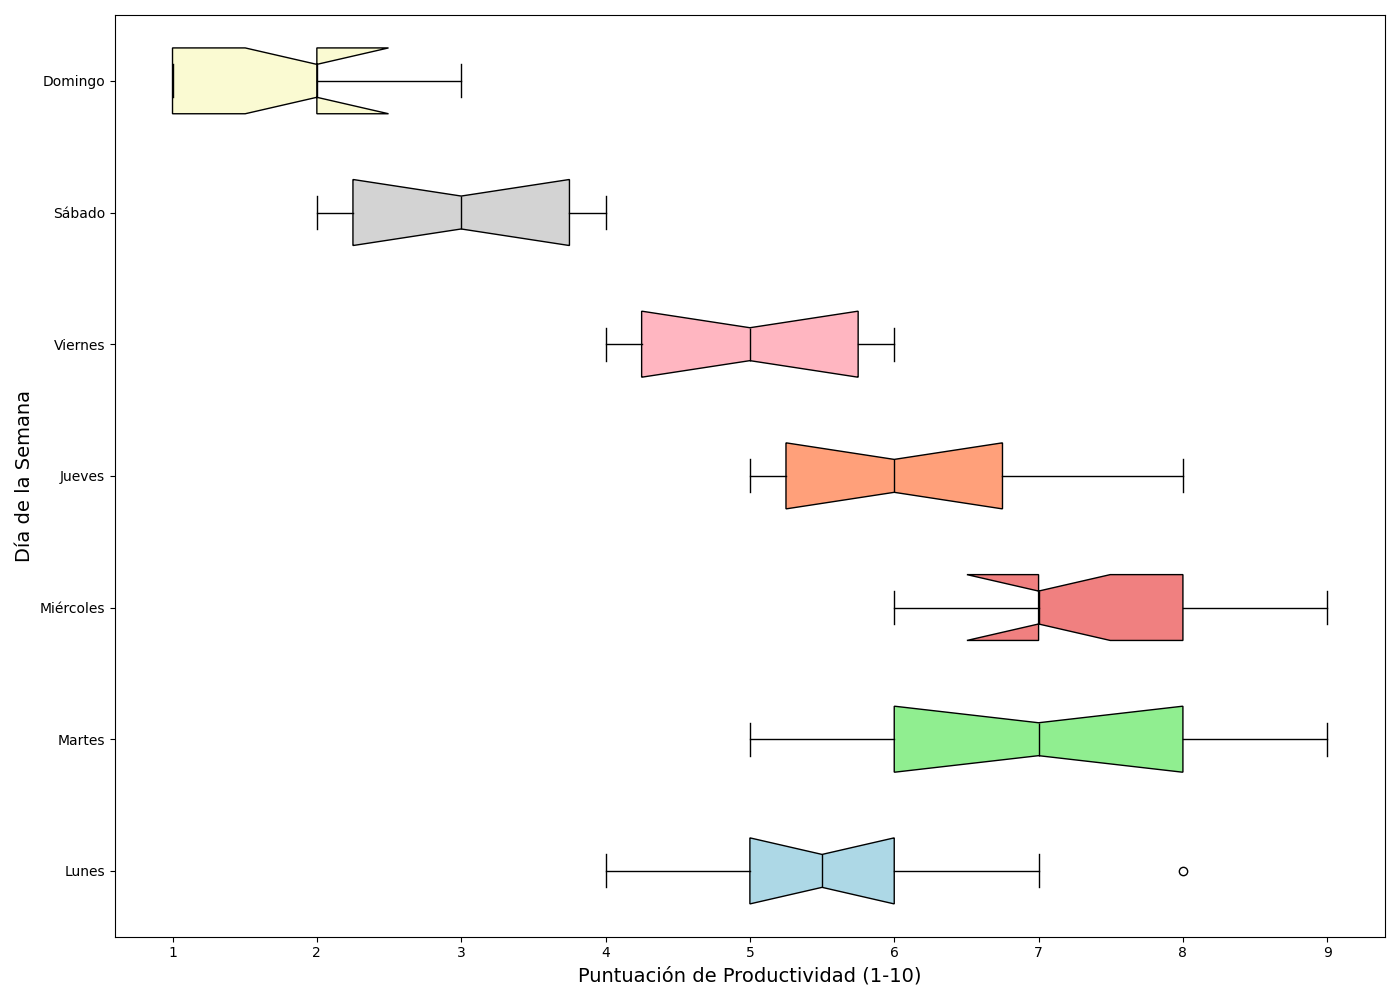

This chart was generated by the following Python code:
import matplotlib.pyplot as plt

productivity_data = {
    'Lunes': [4, 5, 6, 5, 7, 8, 5, 6, 4, 6],
    'Martes': [6, 7, 5, 6, 8, 9, 7, 6, 8, 9],
    'Miércoles': [7, 8, 6, 7, 9, 9, 7, 8, 6, 7],
    'Jueves': [5, 6, 5, 6, 7, 7, 8, 6, 5, 6],
    'Viernes': [4, 5, 4, 5, 6, 6, 5, 4, 5, 6],
    'Sábado': [2, 3, 2, 4, 3, 4, 3, 2, 3, 4],
    'Domingo': [1, 2, 1, 3, 2, 2, 3, 1, 2, 1]
}

box_plot_data = list(productivity_data.values())
colors = ['lightblue', 'lightgreen', 'lightcoral', 'lightsalmon', 'lightpink', 'lightgray', 'lightgoldenrodyellow']

fig, ax = plt.subplots(figsize=(14, 10))

bplots = ax.boxplot(box_plot_data, vert=False, labels=productivity_data.keys(),
                    patch_artist=True, notch=True, medianprops=dict(color='black'))

for patch, color in zip(bplots['boxes'], colors):
    patch.set_facecolor(color)

ax.set_xlabel('Puntuación de Productividad (1-10)', fontsize=14)
ax.set_ylabel('Día de la Semana', fontsize=14)

plt.tight_layout()
plt.show()
